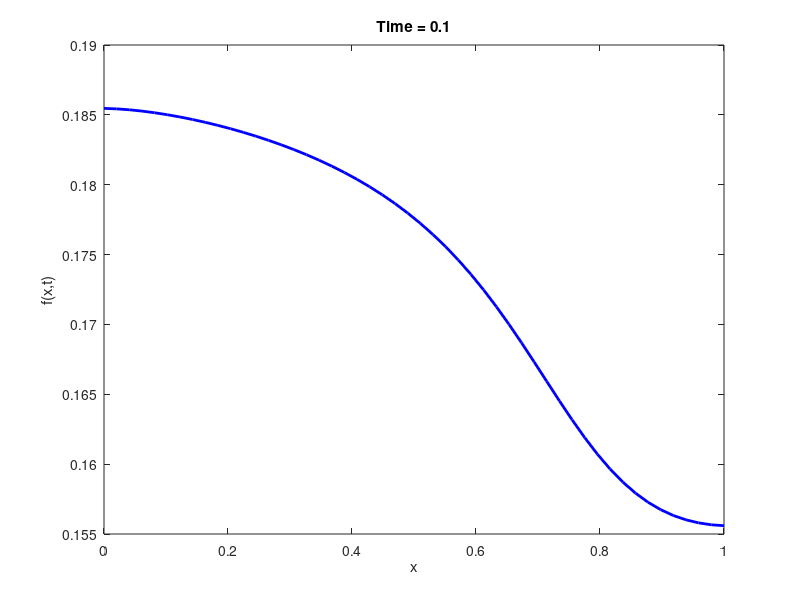

Recreate this plot in MATLAB.
function strang_splitting_diffusion()
    % Parameters
    L = 1;          % Length of domain
    Nx = 50;        % Number of spatial points
    dx = L / Nx;    % Spatial step
    T = 0.1;        % Final time
    dt = 0.001;     % Time step
    Nt = T / dt;    % Number of time steps
    
    x = linspace(0, L, Nx)';  % Spatial grid
    f = exp(-100 * (x - 0.5).^2);  % Initial condition (Gaussian)
    
    % Variable diffusion coefficient A(x)
    A = 1 + 0.5 * sin(2 * pi * x);  % Example: oscillating A(x)
    
    % Compute A at half points (cell interfaces)
    A_half = zeros(Nx-1,1);
    for i = 1:Nx-1
        A_half(i) = (A(i) + A(i+1)) / 2;  % Arithmetic mean
    end
    
    % Construct the diffusion matrix for half-time steps
    D_half = construct_diffusion_matrix(A_half, dx, Nx, 0.5 * dt);
    D_full = construct_diffusion_matrix(A_half, dx, Nx, dt);
    
    % Time stepping using Strang splitting
    for n = 1:Nt
        % Step 1: Half-step evolution
        f = (speye(Nx) - D_half) \ f;
        
        % Step 2: Full-step evolution
        f = (speye(Nx) - D_full) \ f;
        
        % Step 3: Another half-step evolution
        f = (speye(Nx) - D_half) \ f;
        
        % Visualization
        if mod(n, 50) == 0
            plot(x, f, 'b', 'LineWidth', 2);
            title(['Time = ', num2str(n * dt)]);
            xlabel('x'); ylabel('f(x,t)');
            drawnow;
        end
    end
end

function D = construct_diffusion_matrix(A_half, dx, Nx, dt)
    % Constructs the diffusion matrix for a given timestep dt
    D = spalloc(Nx, Nx, 3 * Nx);  % Sparse matrix
    
    for i = 2:Nx-1
        D(i, i-1) = dt * A_half(i-1) / dx^2;
        D(i, i)   = -dt * (A_half(i-1) + A_half(i)) / dx^2;
        D(i, i+1) = dt * A_half(i) / dx^2;
    end
    
    % Neumann boundary conditions (zero flux)
    D(1,1) = -dt * A_half(1) / dx^2;
    D(1,2) = dt * A_half(1) / dx^2;
    D(end,end-1) = dt * A_half(end) / dx^2;
    D(end,end) = -dt * A_half(end) / dx^2;
end

strang_splitting_diffusion()